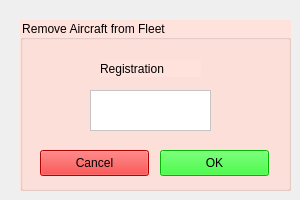
      <widget class="QWidget" name="tab_2">
       <attribute name="title">
        <string>Remove Aircraft</string>
       </attribute>
       <widget class="QGroupBox" name="DelFromFleetBox">
        <property name="geometry">
         <rect>
          <x>20</x>
          <y>20</y>
          <width>271</width>
          <height>171</height>
         </rect>
        </property>
        <property name="toolTip">
         <string>&lt;html&gt;&lt;head/&gt;&lt;body&gt;&lt;p&gt;Remove aircraft from Fleet List&lt;/p&gt;&lt;/body&gt;&lt;/html&gt;</string>
        </property>
        <property name="styleSheet">
         <string notr="true">background-color: rgb(255, 226, 220);</string>
        </property>
        <property name="title">
         <string>Remove Aircraft from Fleet</string>
        </property>
        <widget class="QLabel" name="DelFromFleetLabel">
         <property name="geometry">
          <rect>
           <x>80</x>
           <y>40</y>
           <width>101</width>
           <height>17</height>
          </rect>
         </property>
         <property name="text">
          <string>Registration</string>
         </property>
        </widget>
        <widget class="QTextEdit" name="DelFromFleetEdit">
         <property name="geometry">
          <rect>
           <x>70</x>
           <y>70</y>
           <width>121</width>
           <height>41</height>
          </rect>
         </property>
         <property name="styleSheet">
          <string notr="true">background-color: rgb(255, 255, 255);</string>
         </property>
        </widget>
        <widget class="QPushButton" name="DelFromFleetOkButton">
         <property name="geometry">
          <rect>
           <x>140</x>
           <y>130</y>
           <width>109</width>
           <height>26</height>
          </rect>
         </property>
         <property name="styleSheet">
          <string notr="true">background-color: rgb(0, 255, 0);</string>
         </property>
         <property name="text">
          <string>OK</string>
         </property>
        </widget>
        <widget class="QPushButton" name="DelFromFleetCancelButton">
         <property name="geometry">
          <rect>
           <x>20</x>
           <y>130</y>
           <width>109</width>
           <height>26</height>
          </rect>
         </property>
         <property name="styleSheet">
          <string notr="true">background-color: rgb(255, 0, 0);</string>
         </property>
         <property name="text">
          <string>Cancel</string>
         </property>
        </widget>
       </widget>
      </widget>
